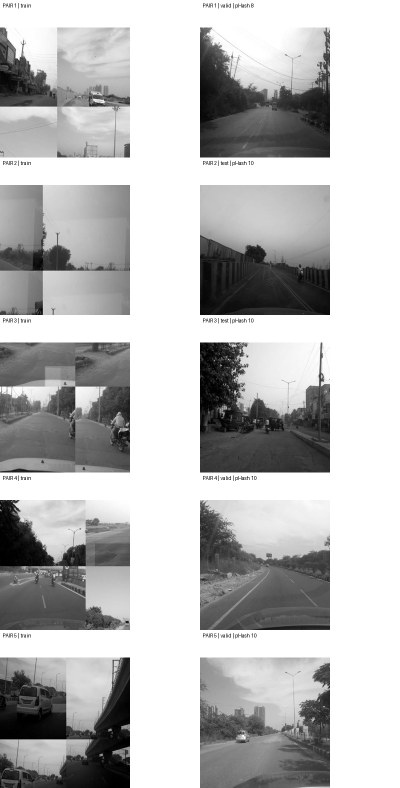
#> input picture experiments/dataset_quality/cross_split_manual_sheet_1.jpg, 800 x 1575 px, given in place of India_008695_jpg.rf.fcab3d5d133d383f6d9284d275d9a492.jpg, which was not available (shown at 1/2 size)
$ python create_cross_split_manual_sheets.py
#> lines starting #> are read from the running program, lines starting #| are printed output that depends on the picture

import os
import pandas as pd
from PIL import Image, ImageDraw

BASE = "data/raw/RDD-India"
OUTPUT = "experiments/dataset_quality"

csv_path = os.path.join(
    OUTPUT, "cross_split_manual_audit.csv"
)

df = pd.read_csv(csv_path)
#> (reads experiments/dataset_quality/cross_split_manual_audit.csv from the repository)

pairs_per_sheet = 5
thumb_width = 400
thumb_height = 260
label_height = 55

for start in range(0, len(df), pairs_per_sheet):

    batch = df.iloc[start:start + pairs_per_sheet]

    sheet = Image.new(
        "RGB",
        (thumb_width * 2,
         len(batch) * (thumb_height + label_height)),
        "white"
    )
#> sheet: PIL image 800x1575 RGB; every value is 255

    draw = ImageDraw.Draw(sheet)

    for index, row in enumerate(batch.itertuples()):

        y = index * (thumb_height + label_height)

        path1 = os.path.join(
            BASE, row.split_1, "images", row.image_1
        )

        path2 = os.path.join(
            BASE, row.split_2, "images", row.image_2
        )

        img1 = Image.open(path1).convert("RGB")
#> img1 is the input picture: PIL image 800x1575 RGB; min 0, max 255, mean 186.6
        img2 = Image.open(path2).convert("RGB")
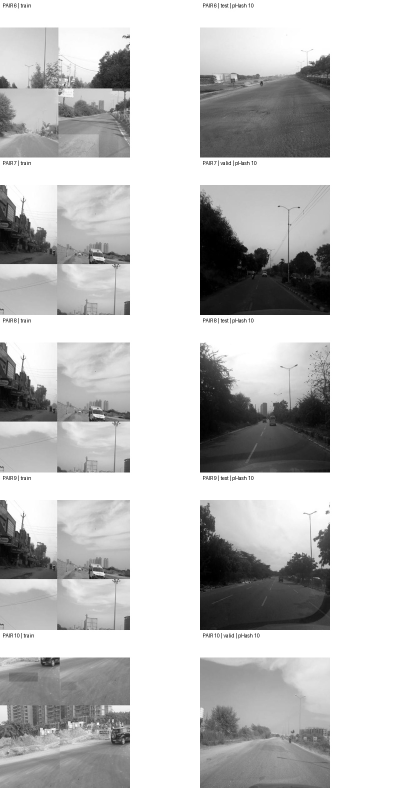
#> input picture experiments/dataset_quality/cross_split_manual_sheet_2.jpg, 800 x 1575 px, given in place of India_005833_jpg.rf.3024270051f157c6e6221844684c6633.jpg, which was not available (shown at 1/2 size)
#> img2 is the input picture: PIL image 800x1575 RGB; min 0, max 255, mean 196.3

        img1.thumbnail((thumb_width, thumb_height))
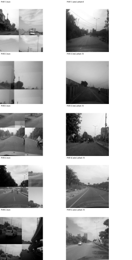
#> img1: PIL image 132x260 RGB; min 0, max 255, mean 186.5
        img2.thumbnail((thumb_width, thumb_height))
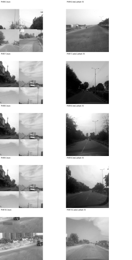
#> img2: PIL image 132x260 RGB; min 0, max 255, mean 196.1

        sheet.paste(img1, (0, y + label_height))
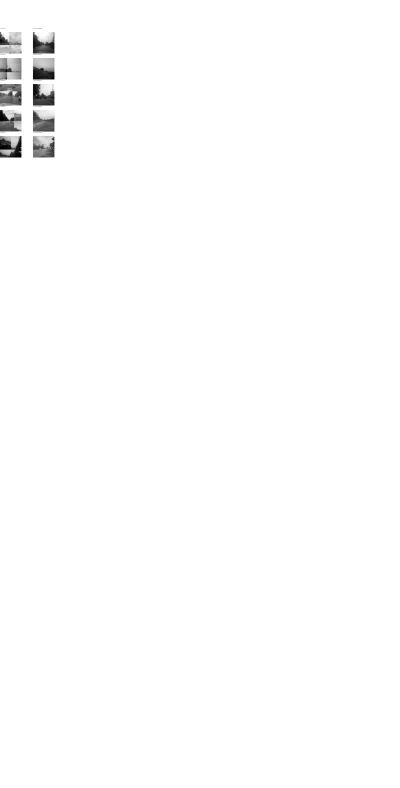
#> sheet: PIL image 800x1575 RGB (shown at 1/2 size); min 0, max 255, mean 253.1
        sheet.paste(img2, (thumb_width, y + label_height))
#> (the run stopped early here; a loop or call above may not have finished)
